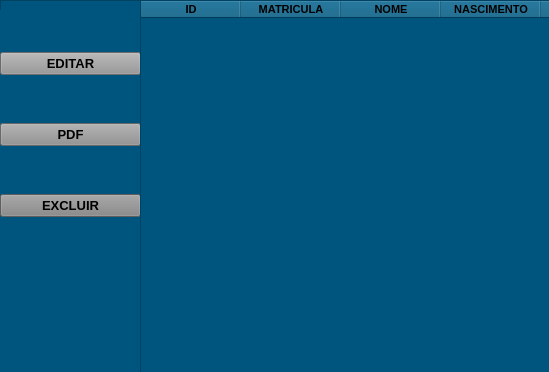
<?xml version="1.0" encoding="UTF-8"?>
<ui version="4.0">
 <class>MainWindow</class>
 <widget class="QMainWindow" name="MainWindow">
  <property name="geometry">
   <rect>
    <x>0</x>
    <y>0</y>
    <width>549</width>
    <height>372</height>
   </rect>
  </property>
  <property name="windowTitle">
   <string>MainWindow</string>
  </property>
  <property name="styleSheet">
   <string notr="true">background-color: rgb(0, 85, 127);</string>
  </property>
  <widget class="QWidget" name="centralwidget">
   <widget class="QFrame" name="frame">
    <property name="geometry">
     <rect>
      <x>0</x>
      <y>0</y>
      <width>141</width>
      <height>261</height>
     </rect>
    </property>
    <property name="frameShape">
     <enum>QFrame::StyledPanel</enum>
    </property>
    <property name="frameShadow">
     <enum>QFrame::Raised</enum>
    </property>
    <widget class="QWidget" name="layoutWidget">
     <property name="geometry">
      <rect>
       <x>0</x>
       <y>10</y>
       <width>141</width>
       <height>251</height>
      </rect>
     </property>
     <layout class="QVBoxLayout" name="verticalLayout">
      <item>
       <widget class="QPushButton" name="pushButton">
        <property name="font">
         <font>
          <pointsize>10</pointsize>
          <weight>75</weight>
          <bold>true</bold>
         </font>
        </property>
        <property name="cursor">
         <cursorShape>PointingHandCursor</cursorShape>
        </property>
        <property name="styleSheet">
         <string notr="true">background-color: rgb(150, 150, 150);</string>
        </property>
        <property name="text">
         <string>EDITAR</string>
        </property>
       </widget>
      </item>
      <item>
       <widget class="QPushButton" name="pushButton_2">
        <property name="font">
         <font>
          <pointsize>10</pointsize>
          <weight>75</weight>
          <bold>true</bold>
         </font>
        </property>
        <property name="cursor">
         <cursorShape>PointingHandCursor</cursorShape>
        </property>
        <property name="styleSheet">
         <string notr="true">background-color: rgb(145, 145, 145);</string>
        </property>
        <property name="text">
         <string>PDF</string>
        </property>
       </widget>
      </item>
      <item>
       <widget class="QPushButton" name="pushButton_3">
        <property name="font">
         <font>
          <pointsize>10</pointsize>
          <weight>75</weight>
          <bold>true</bold>
         </font>
        </property>
        <property name="cursor">
         <cursorShape>PointingHandCursor</cursorShape>
        </property>
        <property name="styleSheet">
         <string notr="true">background-color: rgb(147, 147, 147);
background-color: rgb(132, 132, 132);</string>
        </property>
        <property name="text">
         <string>EXCLUIR</string>
        </property>
       </widget>
      </item>
     </layout>
    </widget>
   </widget>
   <widget class="QTableWidget" name="tableWidget">
    <property name="geometry">
     <rect>
      <x>140</x>
      <y>0</y>
      <width>1251</width>
      <height>881</height>
     </rect>
    </property>
    <property name="font">
     <font>
      <pointsize>13</pointsize>
      <weight>75</weight>
      <bold>true</bold>
     </font>
    </property>
    <property name="styleSheet">
     <string notr="true"/>
    </property>
    <column>
     <property name="text">
      <string>ID</string>
     </property>
     <property name="font">
      <font>
       <pointsize>8</pointsize>
       <weight>75</weight>
       <bold>true</bold>
      </font>
     </property>
    </column>
    <column>
     <property name="text">
      <string>MATRICULA</string>
     </property>
     <property name="font">
      <font>
       <pointsize>8</pointsize>
       <weight>75</weight>
       <bold>true</bold>
      </font>
     </property>
    </column>
    <column>
     <property name="text">
      <string>NOME</string>
     </property>
     <property name="font">
      <font>
       <pointsize>8</pointsize>
       <weight>75</weight>
       <bold>true</bold>
      </font>
     </property>
    </column>
    <column>
     <property name="text">
      <string>NASCIMENTO</string>
     </property>
     <property name="font">
      <font>
       <pointsize>8</pointsize>
       <weight>75</weight>
       <bold>true</bold>
      </font>
     </property>
    </column>
    <column>
     <property name="text">
      <string>BATISMO</string>
     </property>
     <property name="font">
      <font>
       <pointsize>8</pointsize>
       <weight>75</weight>
       <bold>true</bold>
      </font>
     </property>
    </column>
    <column>
     <property name="text">
      <string>CPF</string>
     </property>
     <property name="font">
      <font>
       <pointsize>8</pointsize>
       <weight>75</weight>
       <bold>true</bold>
      </font>
     </property>
    </column>
    <column>
     <property name="text">
      <string>ENDERÇO</string>
     </property>
     <property name="font">
      <font>
       <pointsize>8</pointsize>
       <weight>75</weight>
       <bold>true</bold>
      </font>
     </property>
    </column>
    <column>
     <property name="text">
      <string>TELEFONE</string>
     </property>
     <property name="font">
      <font>
       <pointsize>8</pointsize>
       <weight>75</weight>
       <bold>true</bold>
      </font>
     </property>
    </column>
    <column>
     <property name="text">
      <string>EMAIL</string>
     </property>
     <property name="font">
      <font>
       <pointsize>8</pointsize>
       <weight>75</weight>
       <bold>true</bold>
      </font>
     </property>
    </column>
    <column>
     <property name="text">
      <string>DEPARTAMENTO</string>
     </property>
     <property name="toolTip">
      <string/>
     </property>
     <property name="font">
      <font>
       <pointsize>8</pointsize>
       <weight>75</weight>
       <bold>true</bold>
      </font>
     </property>
    </column>
   </widget>
  </widget>
 </widget>
 <resources/>
 <connections/>
</ui>
